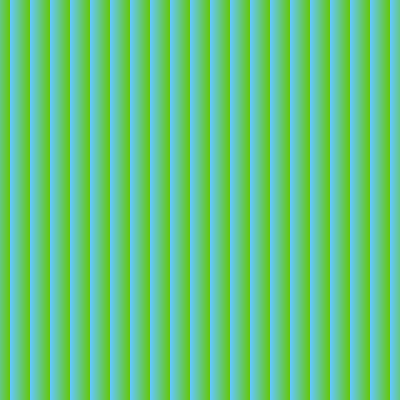
Frame 1 (no input)
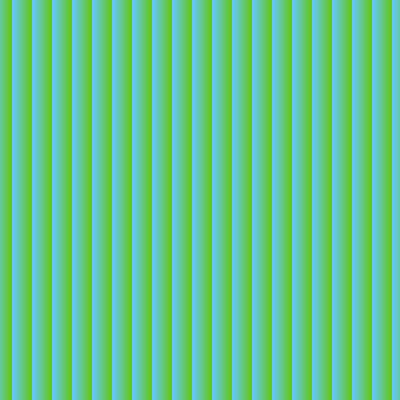
Frame 60 (no input)
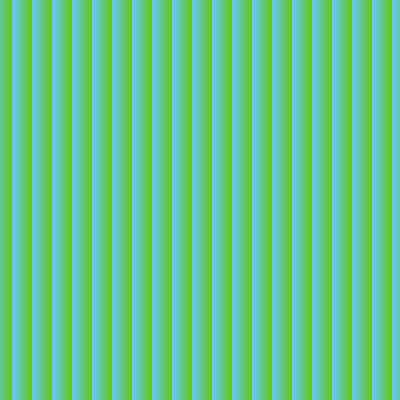
Frame 120 (the mouse pressed at the canvas centre since frame 60)

The p5.js sketch that drew these frames (run headless with seeded random() and noise() and a simulated clock; from frame 60 on, the mouse is pressed at the canvas centre):

// p5.js sketch
// ── sketch.js
let phase = 0;
let speedSlider, freqSlider;
function setup() {
  createCanvas(400, 400);
  speedSlider = createSlider(0, 4, 2, 0.01);
  freqSlider = createSlider(0, 400, 20, 1);
}

function sgn(val) {
  if (val > 0) {
    return 1;
  } else if (val < 0) {
    return -1;
  } else {
    return 0;
  }
}

function draw() {
  background(220);

  loadPixels();

  let period = freqSlider.value();
  
  let frequency = 1 / period;
  for (let r = 0; r < height; r++) {
    for (let c = 0; c < width; c++) {
      let phaseShift = c + phase;
      let saw = 2 * (phaseShift / period - floor(0.5 + phaseShift / period));
      let amplitude = map(-saw, -1, 1, 0, 255);
      let hue = color(100, 200, amplitude);
      set(c, r, hue);
    }
  }
  updatePixels();
  phase += speedSlider.value();
}
